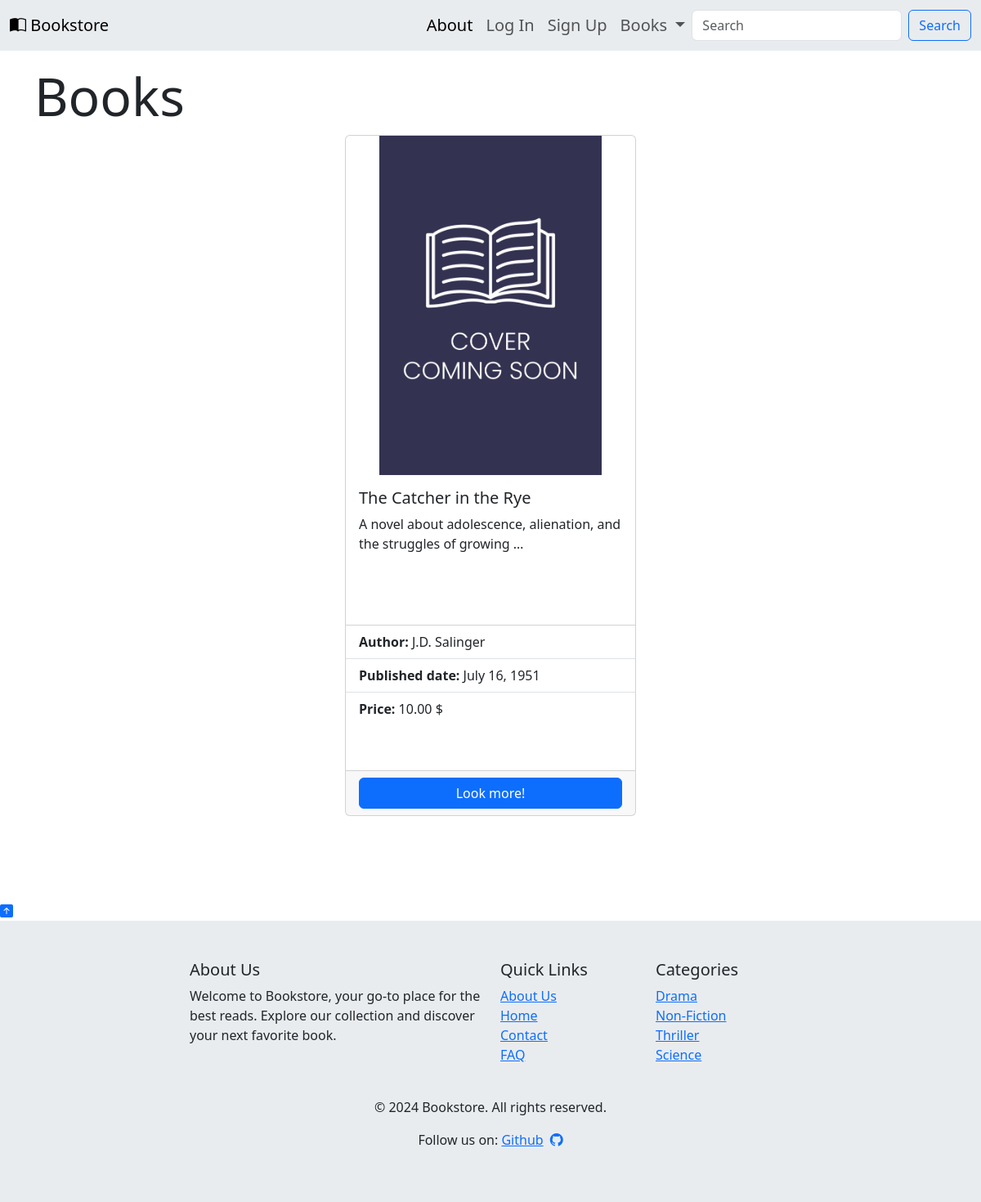
/books/category/contemporary-fiction/, run on the app's committed database.
### books/models.py (models this page shows, shortened)
class Book(models.Model):
    id = models.UUIDField(
        primary_key=True,
        default=uuid.uuid4,
        db_index=True,
        editable=False,
    )
    title = models.CharField(max_length=200)
    author = models.CharField(max_length=200)
    price = models.DecimalField(max_digits=6, decimal_places=2)
    cover = models.ImageField(
        upload_to="covers/",
        blank=True,
        default=get_default_cover,
    )
    description = models.TextField(blank=True, default="No description")
    published_date = models.DateField(default=date.today)
    category = models.ForeignKey(
        Category,
        on_delete=models.CASCADE,
        related_name="books",
        blank=True,
        null=True,
    )
    class Meta:
        verbose_name_plural = "Books"
        permissions = [
            ("special_status", "Can read all books"),
        ]
    def get_absolute_url(self):
        return reverse("books:book_detail", args=[str(self.id)])

### books/views.py (the view)
def category_books(request, category_slug):
    category = get_object_or_404(Category, slug=category_slug)
    book_list = Book.objects.filter(category=category)
    return render(
        request,
        "books/category_books.html",
        {
            "category": category,
            "book_list": book_list,
        },
    )

### books/context_processor.py (called while the page is built)
def categories(request):
    return {"categories": Category.objects.all()}

### templates/books/category_books.html (shortened to what this page needs)
{% extends "_base.html" %}
{% block content %}
  <section style="padding: 5rem 0;">
    <div class="container">
      {% if book_list %}
        <h1 class="display-3 text-dark">Books</h1>
        <div class="row g-4 justify-content-center">
          {% for book in book_list %}
            <div class="col-10 col-md-6 col-lg-4">
              <div class="card h-100">
                <img src="{{ book.cover.url }}" class="card-img-top h-50" alt="book_cover" style="object-fit: contain;">
                <div class="card-body h-25">
                  <h5 class="card-title">{{ book.title }}</h5>
                  <p class="card-text">{{ book.description|truncatewords:10 }}</p>
                </div>
                <ul class="list-group list-group-flush h-25">
                  <li class="list-group-item"><b>Author:</b> {{ book.author }}</li>
                  <li class="list-group-item"><b>Published date: </b>{{ book.published_date }}</li>
                  <li class="list-group-item"><b>Price:</b> {{ book.price }} $</li>
                </ul>
                <div class="card-footer">
                  <a href="{{ book.get_absolute_url }}" class="btn btn-primary w-100">Look more!</a>
                </div>
              </div>
            </div>
          {% endfor %}
        </div>
      {% else %}
        <div class="col-9 mx-auto text-center">
          <div class="display-5">No books in this category.</div>
          <div><i class="bi bi-emoji-frown-fill fs-1"></i></div>
          <a href="{% url 'books:book_list' %}" class="btn btn-primary btn-lg text-wrap">Return to home page</a>
      {% endif %}
    </div>
  </section>
{% endblock content %}

### staticfiles/css/base.css (style rules this page uses)
h1 { color:red }

### data on the page
Book: title "The Catcher in the Rye", description "A novel about adolescence, alienation, and the struggles of growing …", author "J.D. Salinger", published_date "July 16, 1951", price "10.00"
